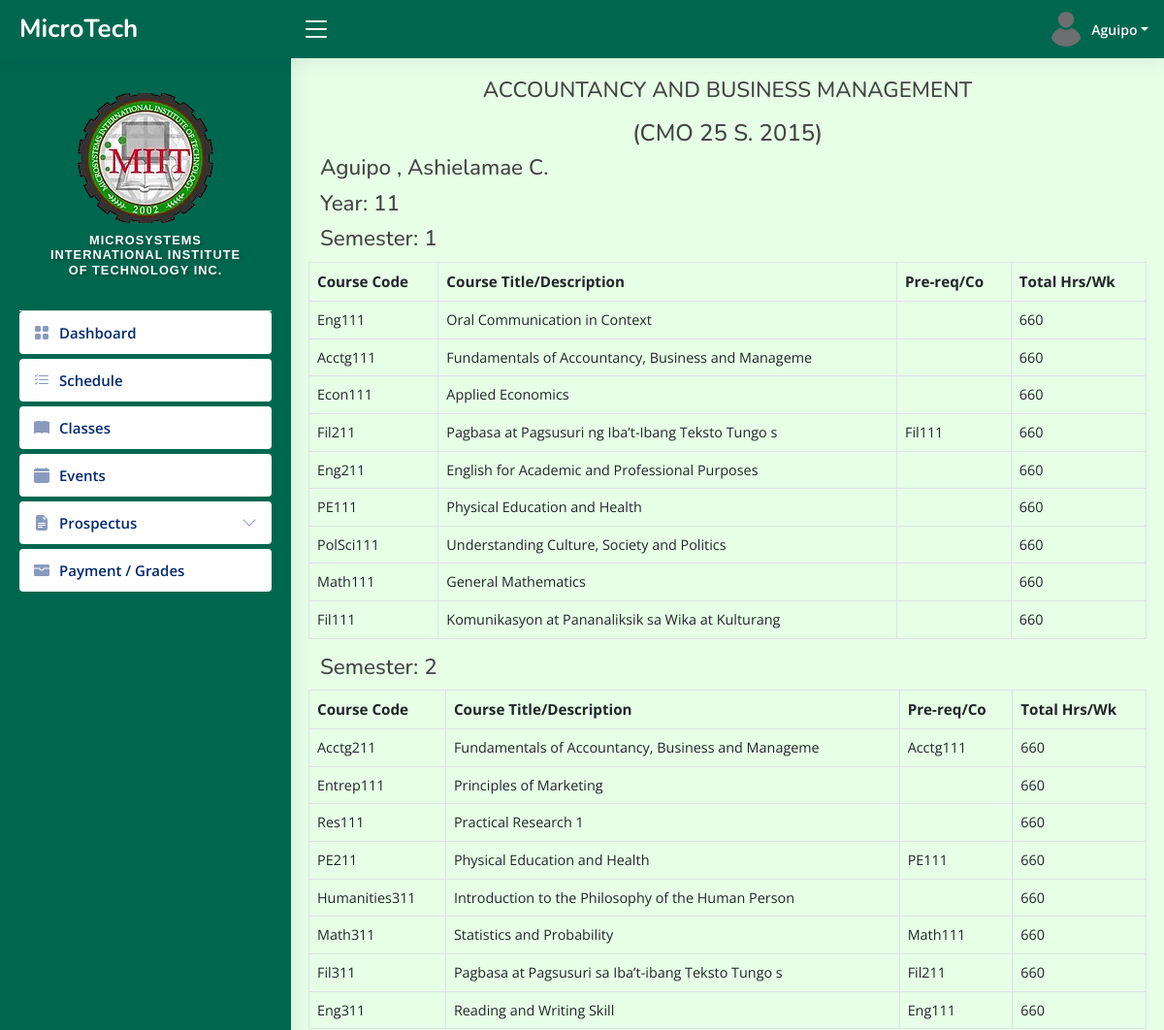
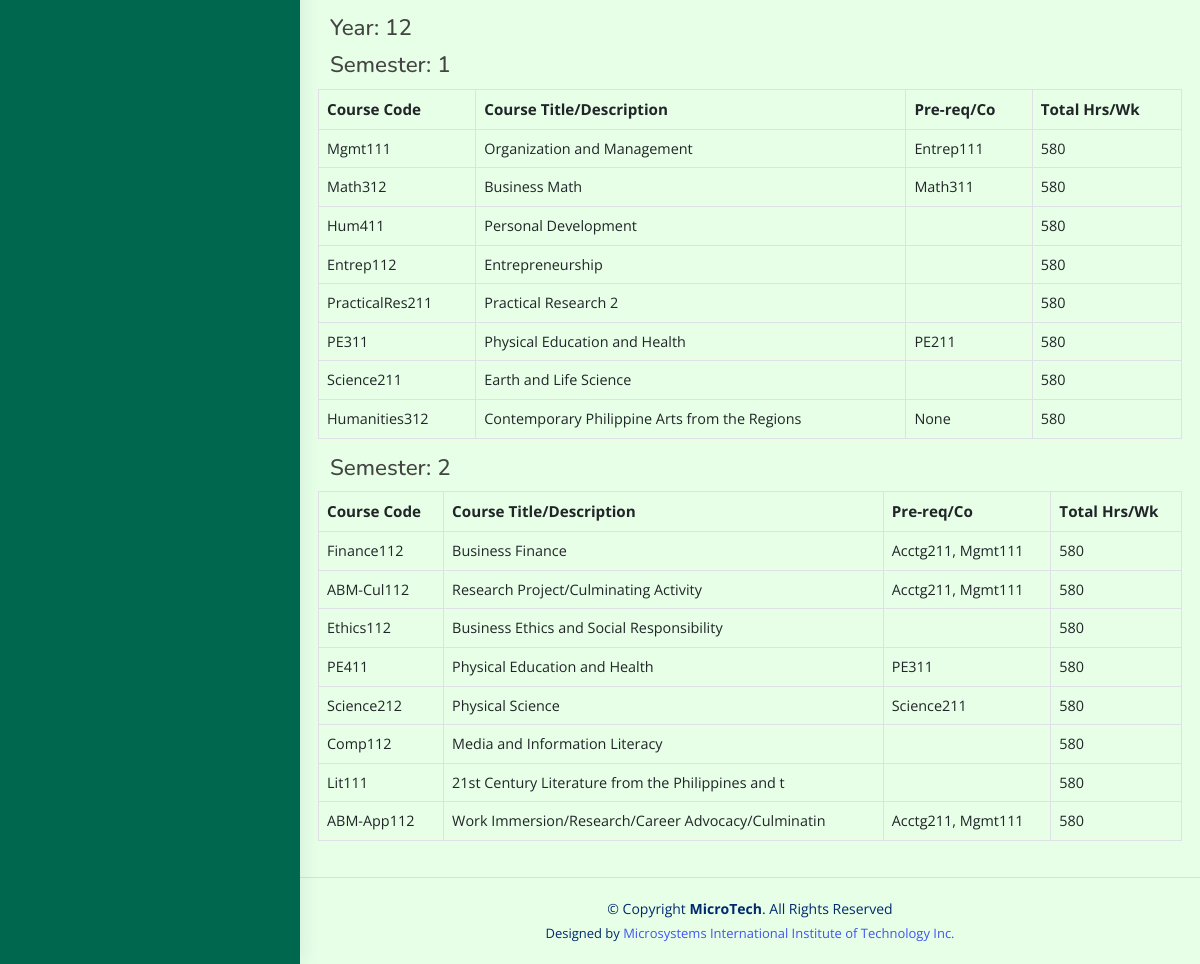
Screenshot of /admin/ABM-prospectus.php (signed in) with the database file from the repository (2 pictures, top to bottom).
### tables this page shows
CREATE TABLE `tbl_students` (
  `user_id` int(11) NOT NULL,
  `user_name` varchar(50) NOT NULL,
  `lname` varchar(50) NOT NULL,
  `fname` varchar(50) NOT NULL,
  `middleInitial` varchar(30) NOT NULL,
  `Suffix` varchar(15) NOT NULL,
  `course` varchar(50) NOT NULL,
  `year` int(10) NOT NULL,
  `sy` varchar(50) DEFAULT NULL,
  `contact` varchar(20) NOT NULL,
  `gender` varchar(10) NOT NULL,
  `bdate` varchar(50) NOT NULL,
  `pob` text NOT NULL,
  `email` varchar(50) NOT NULL,
  `major` varchar(50) NOT NULL,
  `nationality` varchar(20) NOT NULL,
  `civilStatus` varchar(20) NOT NULL,
  `religion` varchar(20) NOT NULL,
  `modality` varchar(20) NOT NULL,
  `fb` varchar(30) NOT NULL,
  `curAddress` varchar(200) NOT NULL,
  `cityAdd` varchar(200) NOT NULL,
  `zipcode` varchar(30) NOT NULL,
  `fatherName` varchar(50) NOT NULL,
  `fwork` varchar(50) NOT NULL,
  `motherName` varchar(50) NOT NULL,
  `mwork` varchar(50) NOT NULL,
  `primarySchool` varchar(100) NOT NULL,
  `primaryAddress` text NOT NULL,
  `primaryCompleted` varchar(30) NOT NULL,
  `entermediateSchool` varchar(100) NOT NULL,
  `entermediateAddress` text NOT NULL,
  `entermediateCompleted` varchar(30) NOT NULL,
  `hsSchool` varchar(100) NOT NULL,
  `hsAddress` text NOT NULL,
  `hsCompleted` varchar(30) NOT NULL,
  `shSchool` varchar(100) NOT NULL,
  `shAddress` text NOT NULL,
  `shCompleted` varchar(30) NOT NULL,
  `collegeSchool` varchar(100) NOT NULL,
  `collegeAddress` text NOT NULL,
  `collegeCompleted` varchar(30) NOT NULL,
  `user_image` varchar(50) NOT NULL,
  `user_role` varchar(50) NOT NULL,
  `user_pass` varchar(100) NOT NULL,
  `semester` int(11) NOT NULL,
  `status` varchar(20) NOT NULL,
  `date` date DEFAULT NULL,
  `created_at` timestamp NOT NULL DEFAULT current_timestamp()
);

CREATE TABLE `tbl_subjects` (
  `id` int(11) NOT NULL,
  `year` int(11) NOT NULL,
  `semester` int(11) NOT NULL,
  `code` varchar(50) NOT NULL,
  `description` varchar(50) NOT NULL,
  `lec` int(11) NOT NULL,
  `lab` int(11) NOT NULL,
  `unit` int(11) NOT NULL,
  `pre_req` varchar(50) NOT NULL,
  `total` int(11) NOT NULL,
  `course` varchar(50) NOT NULL
);

### PHP/ABM-con.php (called while the page is built, shortened)
<?php
$connection = new Connection();
$pdo = $connection->open();
$sql = "SELECT * FROM tbl_subjects WHERE course = 'ABM' ORDER BY year ASC, semester ASC";
$stmt = $pdo->query($sql);
$subjects = $stmt->fetchAll(PDO::FETCH_ASSOC);
$groupedSubjects = [];
foreach ($subjects as $subject) {
  $year = $subject['year'];
  $semester = $subject['semester'];
  if (!isset($groupedSubjects[$year])) {
    $groupedSubjects[$year] = [];
  }
  if (!isset($groupedSubjects[$year][$semester])) {
    $groupedSubjects[$year][$semester] = [];
  }
  $groupedSubjects[$year][$semester][] = $subject;
}
$statement = $conn->prepare("SELECT * FROM tbl_students WHERE user_id = :sid");
$statement->bindParam(':sid', $userid, PDO::PARAM_STR);
$statement->execute();
$user = $statement->fetch(PDO::FETCH_ASSOC);
?>

### admin/ABM-prospectus.php (the view, shortened to what this page needs)
<?php include_once "../templates/header3.php"; ?>
<?php include_once "../PHP/ABM-con.php"; ?>
<main id="main" class="main">
  <section class="section dashboard">
    <div class="row">
      <h4 class="pagetitle text-center mb-3"> ACCOUNTANCY AND BUSINESS MANAGEMENT</h4>
      <h4 class="text-center">(CMO 25 S. 2015)</h4>
      <h4 class=" pagetitle"><?php echo htmlspecialchars($user['lname']); ?> , <?php echo htmlspecialchars($user['fname']); ?> <?php echo htmlspecialchars($user['middleInitial']); ?> </h4>
      <?php if (!empty($groupedSubjects)) : ?>
        <?php foreach ($groupedSubjects as $year => $semesters) : ?>
          <h6 class="pagetitle">Year: <?php echo htmlspecialchars($year); ?></h6>
          <?php foreach ($semesters as $semester => $subjects) : ?>
            <h5 class="pagetitle">Semester: <?php echo htmlspecialchars($semester); ?></h5>
            <table class="table table-bordered">
              <thead>
                <tr>
                  <th>Course Code</th>
                  <th>Course Title/Description</th>
                  <th>Pre-req/Co</th>
                  <th>Total Hrs/Wk</th>
                </tr>
              </thead>
              <tbody>
                <?php foreach ($subjects as $subject) : ?>
                  <tr>
                    <td><?php echo htmlspecialchars($subject['code']); ?></td>
                    <td><?php echo htmlspecialchars($subject['description']); ?></td>
                    <td><?php echo htmlspecialchars($subject['pre_req']); ?></td>
                    <td><?php echo htmlspecialchars($subject['total']); ?></td>
                  </tr>
                <?php endforeach; ?>
              </tbody>
            </table>
          <?php endforeach; ?>
        <?php endforeach; ?>
      <?php else : ?>
        <p>No subjects found for ABM course.</p>
      <?php endif; ?>
    </div>
  </section>
</main>
<?php include_once "../templates/footer.php"; ?>

### templates/header3.php (shortened to what this page needs)
<!DOCTYPE html>
<html lang="en">
<head>
  <link href="../../assets/vendor/bootstrap/css/bootstrap.min.css" rel="stylesheet">
  <link href="../../assets/vendor/bootstrap-icons/bootstrap-icons.css" rel="stylesheet">
  <link href="../../assets/vendor/boxicons/css/boxicons.min.css" rel="stylesheet">
  <link href="../../assets/vendor/quill/quill.snow.css" rel="stylesheet">
  <link href="../../assets/vendor/quill/quill.bubble.css" rel="stylesheet">
  <link href="../../assets/vendor/remixicon/remixicon.css" rel="stylesheet">
  <link href="../../assets/vendor/simple-datatables/style.css" rel="stylesheet">
  <link href="../../assets/css/style.css" rel="stylesheet">
</head>
<?php
$database = new Connection();
$conn = $database->open();
$userid = $_SESSION["login"];
$statements = $conn->prepare("SELECT u.fname, u.lname, u.user_image, u.course, u.user_role
    FROM tbl_students u
    LEFT JOIN tbl_users s ON u.user_id = s.user_id
    WHERE u.user_id = :userid
");
$statements->bindParam(':userid', $userid, PDO::PARAM_INT);
$statements->execute();
$user = $statements->fetch(PDO::FETCH_ASSOC);
if ($user) {
  $lname = $user['lname'];
  $image = $user['user_image'];
} else {
  echo "User or student information not found.";
  exit;
}
?>
<body style="background-color:#e6ffe6;">
<header id="header" class="header fixed-top d-flex align-items-center" style="background-color: #00674f;">
  <div class="d-flex align-items-center justify-content-between">
    <a href="../admin/index.php" class="logo d-flex align-items-center">
      <span class="d-none d-lg-block text-white">MicroTech</span>
    </a>
    <i class="bi bi-list toggle-sidebar-btn text-white"></i>
  </div>
  <nav class="header-nav ms-auto">
    <ul class="d-flex align-items-center">
      <li class="nav-item dropdown pe-3">
        <a class="nav-link nav-profile d-flex align-items-center pe-0 " href="#" data-bs-toggle="dropdown">
          <img src="upload-files/<?php echo htmlspecialchars($image); ?>" id="currentPhoto" onerror="this.src='images/default.png'" alt="Profile Image" class="rounded-circle">
          <span class="d-none d-md-block dropdown-toggle ps-2 text-white"><?php echo htmlspecialchars($lname)?></span>
        </a>
      </li>
    </ul>
  </nav>
</header>
<aside id="sidebar" class="sidebar" style="background-color: #00674f;">
  <ul class="sidebar-nav" id="sidebar-nav">
    <div class="profile-section">
      <div>
        <img src="../admin/images/miit-logo.png" id="currentPhoto" onerror="this.src='images/default.png'" alt="Profile Image" class="rotate-flip">
      </div>
      <div class="logo-text" style="padding: 10px; text-align: center;">
        <h6>Microsystems International Institute of Technology Inc.</h6>
      </div>
    </div>
    <li class="nav-item">
      <a class="nav-link collapsed" href="../admin/index3.php">
        <i class="bi bi-grid-fill"></i>
        <span>Dashboard</span>
      </a>
    </li>
    <li class="nav-item">
      <a class="nav-link collapsed" href="../admin/schedule-students.php">
        <i class="bi bi-list-check"></i>
        <span>Schedule</span>
      </a>
    </li>
    <li class="nav-item">
      <a class="nav-link collapsed" href="../admin/student-classes.php">
        <i class="bi bi-book-fill"></i>
        <span>Classes</span>
      </a>
    </li>
    <li class="nav-item">
      <a class="nav-link collapsed" href="../admin/event-student.php">
        <i class="bi bi-calendar-fill"></i>
        <span>Events</span>
      </a>
    </li>
    <li class="nav-item">
      <a class="nav-link collapsed" data-bs-target="#tables-nav" data-bs-toggle="collapse" href="#">
        <i class="bi bi-file-earmark-text-fill"></i><span>Prospectus</span><i class="bi bi-chevron-down ms-auto"></i>
      </a>
    </li>
    <li class="nav-item">
      <a class="nav-link collapsed" href="../admin/payment1.php">
        <i class="bi bi-wallet-fill"></i>
        <span>Payment / Grades </span>
      </a>
    </li>
  </ul>
</aside>

### assets/css/style.css (style rules this page uses)
:root { scroll-behavior: smooth; }
body { font-family: 'Open Sans', sans-serif; background: #f6f9ff; color: #444444; }
a { color: #4154f1; text-decoration: none; }
h1, h2, h3, h4, h5, h6 { font-family: 'Nunito', sans-serif; }
#main { margin-top: 60px; padding: 20px 30px; transition: all 0.3s; }
.pagetitle { margin-bottom: 10px; }
.logo { line-height: 1; }
@media (min-width: 1200px) { .logo { width: 280px; } }
.logo span { font-size: 26px; font-weight: 700; color: #012970; font-family: 'Nunito', sans-serif; }
.header { transition: all 0.5s; z-index: 997; height: 60px; box-shadow: 0px 2px 20px rgba(1, 41, 112, 0.1); background-color: #fff; padding-left: 20px; }
.header .toggle-sidebar-btn { font-size: 32px; padding-left: 10px; cursor: pointer; color: #012970; }
.header-nav ul { list-style: none; }
.header-nav > ul { margin: 0; padding: 0; }
.header-nav .nav-profile { color: #012970; }
.header-nav .nav-profile img { max-height: 36px; }
.header-nav .nav-profile span { font-size: 14px; font-weight: 600; }
.sidebar { position: fixed; top: 60px; left: 0; bottom: 0; width: 300px; z-index: 996; transition: all 0.3s; padding: 20px; overflow-y: auto; scrollbar-width: thin; scrollbar-color: #aab7cf transparent; box-shadow: 0px 0px 20px rgba(1, 41, 112, 0.1); background-color: #fff; }
@media (min-width: 1200px) { #main, #footer { margin-left: 300px; } }
.sidebar-nav { padding: 0; margin: 0; list-style: none; }
.sidebar-nav li { padding: 0; margin: 0; list-style: none; }
.sidebar-nav .nav-item { margin-bottom: 5px; }
.sidebar-nav .nav-link { display: flex; align-items: center; font-size: 15px; font-weight: 600; color: #4154f1; transition: 0.3; background: #f6f9ff; padding: 10px 15px; border-radius: 4px; }
.sidebar-nav .nav-link i { font-size: 16px; margin-right: 10px; color: #4154f1; }
.sidebar-nav .nav-link.collapsed { color: #012970; background: #fff; }
.sidebar-nav .nav-link.collapsed i { color: #899bbd; }
.sidebar-nav .nav-link .bi-chevron-down { margin-right: 0; transition: transform 0.2s ease-in-out; }

### templates/header3.php (style rules this page uses)
.logo-text h6 { font-family: 'Arial', sans-serif; font-size: 0.8rem; font-weight: 600; letter-spacing: 1px; color: #ffffff; text-transform: uppercase; text-shadow: 2px 2px 4px rgba(0, 0, 0, 0.3); }
html { scroll-behavior: smooth; }
.sidebar .nav-link { transition: background-color 0.3s ease, color 0.3s ease; }
.profile-section { display: flex; flex-direction: column; align-items: center; padding: 1rem; border-bottom: 1px solid #ddd; }

### admin/ABM-prospectus.php (style rules this page uses)
.pagetitle { font-size: 1.5rem; }
@media (max-width: 1200px) { .pagetitle { font-size: 1.4rem; } }
@media (max-width: 1200px) { .table thead th { font-size: 0.95rem; } }
@media (max-width: 1200px) { .table tbody td { font-size: 0.9rem; } }

### rows the page displays
tbl_students: lname "Aguipo", fname "Ashielamae", middleInitial "C."
tbl_subjects: code "Eng111", description "Oral Communication in Context", total "660"
tbl_subjects: code "Acctg111", description "Fundamentals of Accountancy, Business and Manageme", total "660"
tbl_subjects: code "Econ111", description "Applied Economics", total "660"
tbl_subjects: code "Fil211", description "Pagbasa at Pagsusuri ng Iba’t-Ibang Teksto Tungo s", pre_req "Fil111", total "660"
tbl_subjects: code "Eng211", description "English for Academic and Professional Purposes", total "660"
tbl_subjects: code "PE111", description "Physical Education and Health", total "660"
tbl_subjects: code "PolSci111", description "Understanding Culture, Society and Politics", total "660"
tbl_subjects: code "Math111", description "General Mathematics", total "660"
tbl_subjects: code "Fil111", description "Komunikasyon at Pananaliksik sa Wika at Kulturang", total "660"
tbl_subjects: semester "2", year "12", semester "1", code "ABM-App112", description "Work Immersion/Research/Career Advocacy/Culminatin", pre_req "Acctg211, Mgmt111", total "580"
tbl_subjects: code "Acctg211", description "Fundamentals of Accountancy, Business and Manageme", pre_req "Acctg111", total "660"
tbl_subjects: code "Entrep111", description "Principles of Marketing", total "660"
tbl_subjects: code "Res111", description "Practical Research 1", total "660"
tbl_subjects: code "PE211", description "Physical Education and Health", pre_req "PE111", total "660"
tbl_subjects: code "Humanities311", description "Introduction to the Philosophy of the Human Person", total "660"
tbl_subjects: code "Math311", description "Statistics and Probability", pre_req "Math111", total "660"
tbl_subjects: code "Fil311", description "Pagbasa at Pagsusuri sa Iba’t-ibang Teksto Tungo s", pre_req "Fil211", total "660"
tbl_subjects: code "Eng311", description "Reading and Writing Skill", pre_req "Eng111", total "660"
tbl_subjects: code "Mgmt111", description "Organization and Management", pre_req "Entrep111", total "580"
tbl_subjects: code "Math312", description "Business Math", pre_req "Math311", total "580"
tbl_subjects: code "Hum411", description "Personal Development", total "580"
tbl_subjects: code "Entrep112", description "Entrepreneurship", total "580"
tbl_subjects: code "PracticalRes211", description "Practical Research 2", total "580"
tbl_subjects: code "PE311", description "Physical Education and Health", pre_req "PE211", total "580"
tbl_subjects: code "Science211", description "Earth and Life Science", total "580"
tbl_subjects: code "Humanities312", description "Contemporary Philippine Arts from the Regions", pre_req "None", total "580"
tbl_subjects: code "Finance112", description "Business Finance", pre_req "Acctg211, Mgmt111", total "580"
tbl_subjects: code "ABM-Cul112", description "Research Project/Culminating Activity", pre_req "Acctg211, Mgmt111", total "580"
tbl_subjects: code "Ethics112", description "Business Ethics and Social Responsibility", total "580"
tbl_subjects: code "PE411", description "Physical Education and Health", pre_req "PE311", total "580"
tbl_subjects: code "Science212", description "Physical Science", pre_req "Science211", total "580"
tbl_subjects: code "Comp112", description "Media and Information Literacy", total "580"
tbl_subjects: code "Lit111", description "21st Century Literature from the Philippines and t", total "580"

### other values shown
$year "11"
$semester "1"
